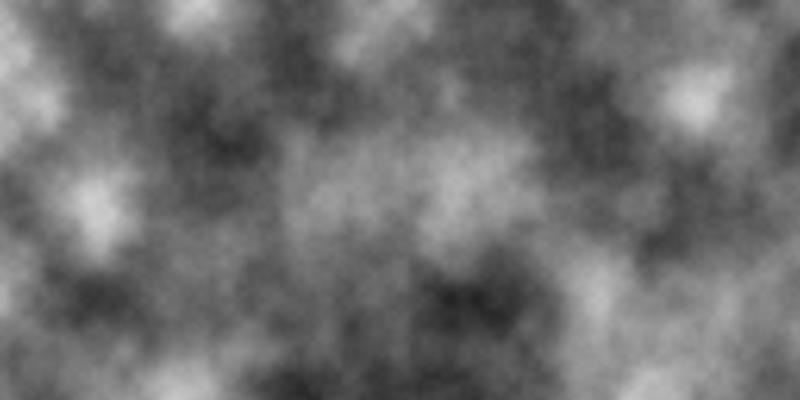
Frame 1 (no input)
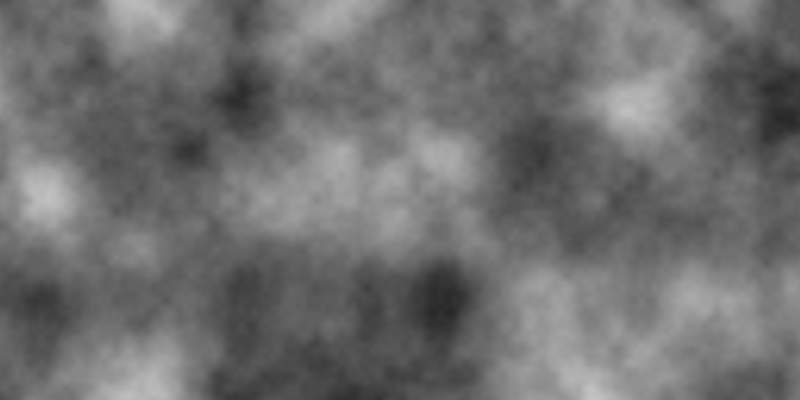
Frame 60 (the mouse pressed at the canvas centre just before this capture)
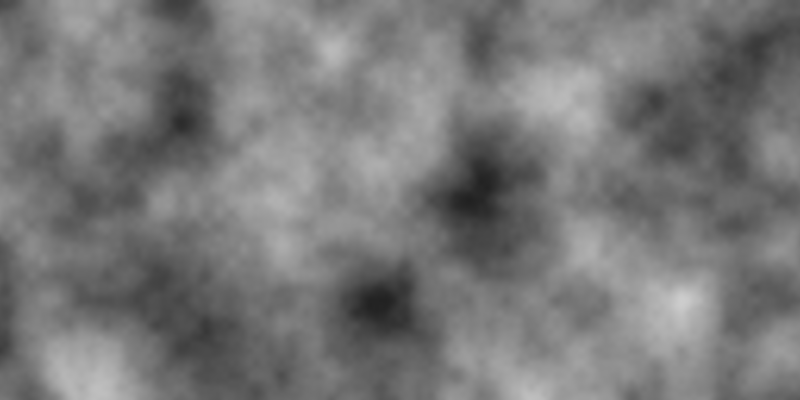
Frame 120 (the mouse held since frame 60 and released just before this capture)

The Processing sketch that drew these frames (run headless with seeded random() and noise(); from frame 60 on, the mouse is pressed at the canvas centre):

// Processing sketch: exercise09
// ── exercise09.pde
float t;
float zAn;

void setup() {
  size(800,400);
  t = 0.0;
  zAn = 0.0;
}

void draw() {
  loadPixels();
  noiseDetail(5);
  // Start xoff at 0.
  float xoff = t; //[bold]
  for (int x = 0; x < width; x++) {
    // For every xoff, start yoff at 0.
    float yoff = 0.0; //[bold]
  
    for (int y = 0; y < height; y++) {
      // Use xoff and yoff for noise().
      float bright = map(noise(xoff,yoff,zAn),0,1,0,255); //[bold]
      // Use x and y for pixel location.
      pixels[x+y*width] = color(bright);
      // Increment yoff.
      yoff += 0.01; //[bold]
    }
    // Increment xoff.
    xoff += 0.01;  //[bold]
  }
  zAn += 0.004;
  t += 0.01;
  updatePixels();
}
